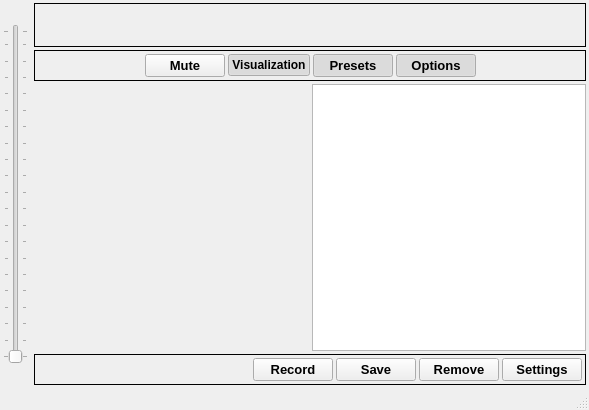
<?xml version="1.0" encoding="UTF-8"?>
<ui version="4.0">
 <class>MainWindow</class>
 <widget class="QMainWindow" name="MainWindow">
  <property name="geometry">
   <rect>
    <x>0</x>
    <y>0</y>
    <width>589</width>
    <height>410</height>
   </rect>
  </property>
  <property name="sizePolicy">
   <sizepolicy hsizetype="Preferred" vsizetype="Preferred">
    <horstretch>0</horstretch>
    <verstretch>0</verstretch>
   </sizepolicy>
  </property>
  <property name="baseSize">
   <size>
    <width>600</width>
    <height>400</height>
   </size>
  </property>
  <property name="windowTitle">
   <string>Finny - the RadioShark2 Manager</string>
  </property>
  <property name="windowIcon">
   <iconset resource="../finny.qrc">
    <normaloff>:/finny/assets/radioshark.png</normaloff>:/finny/assets/radioshark.png</iconset>
  </property>
  <property name="iconSize">
   <size>
    <width>24</width>
    <height>24</height>
   </size>
  </property>
  <property name="animated">
   <bool>true</bool>
  </property>
  <widget class="QWidget" name="centralwidget">
   <property name="sizePolicy">
    <sizepolicy hsizetype="Minimum" vsizetype="Minimum">
     <horstretch>0</horstretch>
     <verstretch>100</verstretch>
    </sizepolicy>
   </property>
   <property name="baseSize">
    <size>
     <width>0</width>
     <height>200</height>
    </size>
   </property>
   <property name="autoFillBackground">
    <bool>true</bool>
   </property>
   <layout class="QVBoxLayout" name="verticalLayout" stretch="0">
    <property name="spacing">
     <number>0</number>
    </property>
    <property name="leftMargin">
     <number>3</number>
    </property>
    <property name="topMargin">
     <number>0</number>
    </property>
    <property name="rightMargin">
     <number>0</number>
    </property>
    <property name="bottomMargin">
     <number>0</number>
    </property>
    <item>
     <widget class="QWidget" name="widget_2" native="true">
      <layout class="QHBoxLayout" name="horizontalLayout_8">
       <property name="spacing">
        <number>3</number>
       </property>
       <property name="margin">
        <number>0</number>
       </property>
       <item>
        <widget class="QWidget" name="widget" native="true">
         <layout class="QHBoxLayout" name="horizontalLayout_3">
          <property name="spacing">
           <number>0</number>
          </property>
          <property name="leftMargin">
           <number>0</number>
          </property>
          <property name="topMargin">
           <number>24</number>
          </property>
          <property name="rightMargin">
           <number>0</number>
          </property>
          <property name="bottomMargin">
           <number>24</number>
          </property>
          <item>
           <widget class="QSlider" name="Volume">
            <property name="font">
             <font>
              <weight>50</weight>
              <bold>false</bold>
             </font>
            </property>
            <property name="singleStep">
             <number>5</number>
            </property>
            <property name="orientation">
             <enum>Qt::Vertical</enum>
            </property>
            <property name="invertedAppearance">
             <bool>false</bool>
            </property>
            <property name="invertedControls">
             <bool>false</bool>
            </property>
            <property name="tickPosition">
             <enum>QSlider::TicksBothSides</enum>
            </property>
           </widget>
          </item>
         </layout>
        </widget>
       </item>
       <item>
        <widget class="QWidget" name="widget_3" native="true">
         <layout class="QVBoxLayout" name="verticalLayout_3">
          <property name="spacing">
           <number>3</number>
          </property>
          <property name="margin">
           <number>3</number>
          </property>
          <item>
           <widget class="QFrame" name="ControlsPanel">
            <property name="sizePolicy">
             <sizepolicy hsizetype="Preferred" vsizetype="Fixed">
              <horstretch>0</horstretch>
              <verstretch>0</verstretch>
             </sizepolicy>
            </property>
            <property name="frameShape">
             <enum>QFrame::Box</enum>
            </property>
            <layout class="QHBoxLayout" name="horizontalLayout_2">
             <property name="spacing">
              <number>3</number>
             </property>
             <property name="margin">
              <number>3</number>
             </property>
             <item>
              <widget class="QPushButton" name="FastUp">
               <property name="sizePolicy">
                <sizepolicy hsizetype="Preferred" vsizetype="Minimum">
                 <horstretch>0</horstretch>
                 <verstretch>0</verstretch>
                </sizepolicy>
               </property>
               <property name="text">
                <string/>
               </property>
               <property name="icon">
                <iconset resource="../finny.qrc">
                 <normaloff>:/finny/assets/fast_left_arrow.png</normaloff>:/finny/assets/fast_left_arrow.png</iconset>
               </property>
               <property name="iconSize">
                <size>
                 <width>56</width>
                 <height>56</height>
                </size>
               </property>
               <property name="autoRepeat">
                <bool>true</bool>
               </property>
               <property name="autoExclusive">
                <bool>true</bool>
               </property>
               <property name="autoRepeatDelay">
                <number>1000</number>
               </property>
               <property name="flat">
                <bool>true</bool>
               </property>
              </widget>
             </item>
             <item>
              <widget class="QPushButton" name="FreqUp">
               <property name="sizePolicy">
                <sizepolicy hsizetype="Fixed" vsizetype="Minimum">
                 <horstretch>0</horstretch>
                 <verstretch>0</verstretch>
                </sizepolicy>
               </property>
               <property name="mouseTracking">
                <bool>true</bool>
               </property>
               <property name="text">
                <string/>
               </property>
               <property name="icon">
                <iconset resource="../finny.qrc">
                 <normaloff>:/finny/assets/left_arrow.png</normaloff>:/finny/assets/left_arrow.png</iconset>
               </property>
               <property name="iconSize">
                <size>
                 <width>56</width>
                 <height>56</height>
                </size>
               </property>
               <property name="autoRepeat">
                <bool>true</bool>
               </property>
               <property name="autoExclusive">
                <bool>true</bool>
               </property>
               <property name="autoRepeatDelay">
                <number>1000</number>
               </property>
               <property name="flat">
                <bool>true</bool>
               </property>
              </widget>
             </item>
             <item>
              <widget class="QPushButton" name="Frequency">
               <property name="sizePolicy">
                <sizepolicy hsizetype="Fixed" vsizetype="Minimum">
                 <horstretch>0</horstretch>
                 <verstretch>0</verstretch>
                </sizepolicy>
               </property>
               <property name="minimumSize">
                <size>
                 <width>150</width>
                 <height>0</height>
                </size>
               </property>
               <property name="maximumSize">
                <size>
                 <width>150</width>
                 <height>16777215</height>
                </size>
               </property>
               <property name="baseSize">
                <size>
                 <width>150</width>
                 <height>75</height>
                </size>
               </property>
               <property name="font">
                <font>
                 <pointsize>18</pointsize>
                 <weight>75</weight>
                 <bold>true</bold>
                </font>
               </property>
               <property name="text">
                <string/>
               </property>
               <property name="flat">
                <bool>true</bool>
               </property>
              </widget>
             </item>
             <item>
              <widget class="QPushButton" name="FreqDown">
               <property name="sizePolicy">
                <sizepolicy hsizetype="Fixed" vsizetype="Minimum">
                 <horstretch>0</horstretch>
                 <verstretch>0</verstretch>
                </sizepolicy>
               </property>
               <property name="layoutDirection">
                <enum>Qt::RightToLeft</enum>
               </property>
               <property name="text">
                <string/>
               </property>
               <property name="icon">
                <iconset resource="../finny.qrc">
                 <normaloff>:/finny/assets/right_arrow.png</normaloff>:/finny/assets/right_arrow.png</iconset>
               </property>
               <property name="iconSize">
                <size>
                 <width>56</width>
                 <height>56</height>
                </size>
               </property>
               <property name="autoRepeat">
                <bool>true</bool>
               </property>
               <property name="autoExclusive">
                <bool>true</bool>
               </property>
               <property name="autoRepeatDelay">
                <number>1000</number>
               </property>
               <property name="flat">
                <bool>true</bool>
               </property>
              </widget>
             </item>
             <item>
              <widget class="QPushButton" name="FastDown">
               <property name="sizePolicy">
                <sizepolicy hsizetype="Preferred" vsizetype="Minimum">
                 <horstretch>0</horstretch>
                 <verstretch>0</verstretch>
                </sizepolicy>
               </property>
               <property name="text">
                <string/>
               </property>
               <property name="icon">
                <iconset resource="../finny.qrc">
                 <normaloff>:/finny/assets/fast_right_arrow.png</normaloff>:/finny/assets/fast_right_arrow.png</iconset>
               </property>
               <property name="iconSize">
                <size>
                 <width>56</width>
                 <height>56</height>
                </size>
               </property>
               <property name="autoRepeat">
                <bool>true</bool>
               </property>
               <property name="autoExclusive">
                <bool>true</bool>
               </property>
               <property name="autoRepeatDelay">
                <number>1000</number>
               </property>
               <property name="flat">
                <bool>true</bool>
               </property>
              </widget>
             </item>
            </layout>
           </widget>
          </item>
          <item>
           <widget class="QFrame" name="ButtonsPanel">
            <property name="sizePolicy">
             <sizepolicy hsizetype="Preferred" vsizetype="Fixed">
              <horstretch>0</horstretch>
              <verstretch>0</verstretch>
             </sizepolicy>
            </property>
            <property name="frameShape">
             <enum>QFrame::Box</enum>
            </property>
            <property name="frameShadow">
             <enum>QFrame::Plain</enum>
            </property>
            <layout class="QHBoxLayout" name="horizontalLayout_4">
             <property name="spacing">
              <number>3</number>
             </property>
             <property name="margin">
              <number>3</number>
             </property>
             <item>
              <spacer name="horizontalSpacer_2">
               <property name="orientation">
                <enum>Qt::Horizontal</enum>
               </property>
               <property name="sizeHint" stdset="0">
                <size>
                 <width>40</width>
                 <height>20</height>
                </size>
               </property>
              </spacer>
             </item>
             <item>
              <widget class="QPushButton" name="Mute">
               <property name="font">
                <font>
                 <pointsize>10</pointsize>
                 <weight>75</weight>
                 <bold>true</bold>
                </font>
               </property>
               <property name="text">
                <string>Mute</string>
               </property>
               <property name="icon">
                <iconset resource="../finny.qrc">
                 <normaloff>:/finny/assets/sound_on.png</normaloff>
                 <activeon>:/finny/assets/sound_off.png</activeon>:/finny/assets/sound_on.png</iconset>
               </property>
               <property name="checkable">
                <bool>true</bool>
               </property>
              </widget>
             </item>
             <item>
              <widget class="QPushButton" name="ShowVisualization">
               <property name="font">
                <font>
                 <weight>75</weight>
                 <bold>true</bold>
                </font>
               </property>
               <property name="text">
                <string>Visualization</string>
               </property>
               <property name="icon">
                <iconset resource="../finny.qrc">
                 <normaloff>:/finny/assets/vizualization.png</normaloff>:/finny/assets/vizualization.png</iconset>
               </property>
               <property name="checkable">
                <bool>true</bool>
               </property>
               <property name="checked">
                <bool>true</bool>
               </property>
              </widget>
             </item>
             <item>
              <widget class="QPushButton" name="ShowPresets">
               <property name="font">
                <font>
                 <pointsize>10</pointsize>
                 <weight>75</weight>
                 <bold>true</bold>
                </font>
               </property>
               <property name="text">
                <string>Presets</string>
               </property>
               <property name="icon">
                <iconset resource="../finny.qrc">
                 <normaloff>:/finny/assets/onebit_39.png</normaloff>:/finny/assets/onebit_39.png</iconset>
               </property>
               <property name="checkable">
                <bool>true</bool>
               </property>
               <property name="checked">
                <bool>true</bool>
               </property>
              </widget>
             </item>
             <item>
              <widget class="QPushButton" name="ShowOptions">
               <property name="font">
                <font>
                 <pointsize>10</pointsize>
                 <weight>75</weight>
                 <bold>true</bold>
                </font>
               </property>
               <property name="text">
                <string>Options</string>
               </property>
               <property name="icon">
                <iconset resource="../finny.qrc">
                 <normaloff>:/finny/assets/onebit_44.png</normaloff>:/finny/assets/onebit_44.png</iconset>
               </property>
               <property name="checkable">
                <bool>true</bool>
               </property>
               <property name="checked">
                <bool>true</bool>
               </property>
              </widget>
             </item>
             <item>
              <spacer name="horizontalSpacer">
               <property name="orientation">
                <enum>Qt::Horizontal</enum>
               </property>
               <property name="sizeHint" stdset="0">
                <size>
                 <width>40</width>
                 <height>20</height>
                </size>
               </property>
              </spacer>
             </item>
            </layout>
           </widget>
          </item>
          <item>
           <widget class="QWidget" name="DisplayWidget" native="true">
            <property name="sizePolicy">
             <sizepolicy hsizetype="Preferred" vsizetype="Minimum">
              <horstretch>0</horstretch>
              <verstretch>0</verstretch>
             </sizepolicy>
            </property>
            <layout class="QHBoxLayout" name="horizontalLayout">
             <property name="spacing">
              <number>3</number>
             </property>
             <property name="margin">
              <number>0</number>
             </property>
             <item>
              <widget class="QWidget" name="Visualization" native="true"/>
             </item>
             <item>
              <widget class="QListView" name="Presets">
               <property name="sizePolicy">
                <sizepolicy hsizetype="Preferred" vsizetype="Preferred">
                 <horstretch>0</horstretch>
                 <verstretch>0</verstretch>
                </sizepolicy>
               </property>
               <property name="maximumSize">
                <size>
                 <width>16777215</width>
                 <height>16777215</height>
                </size>
               </property>
               <property name="font">
                <font>
                 <pointsize>14</pointsize>
                </font>
               </property>
               <property name="horizontalScrollBarPolicy">
                <enum>Qt::ScrollBarAlwaysOff</enum>
               </property>
               <property name="alternatingRowColors">
                <bool>true</bool>
               </property>
              </widget>
             </item>
            </layout>
           </widget>
          </item>
          <item>
           <widget class="QFrame" name="Options">
            <property name="sizePolicy">
             <sizepolicy hsizetype="Preferred" vsizetype="Maximum">
              <horstretch>0</horstretch>
              <verstretch>0</verstretch>
             </sizepolicy>
            </property>
            <property name="frameShape">
             <enum>QFrame::Box</enum>
            </property>
            <layout class="QHBoxLayout" name="horizontalLayout_5">
             <property name="spacing">
              <number>3</number>
             </property>
             <property name="margin">
              <number>3</number>
             </property>
             <item>
              <widget class="QLabel" name="ERRORS">
               <property name="text">
                <string/>
               </property>
              </widget>
             </item>
             <item>
              <spacer name="horizontalSpacer_5">
               <property name="orientation">
                <enum>Qt::Horizontal</enum>
               </property>
               <property name="sizeHint" stdset="0">
                <size>
                 <width>40</width>
                 <height>20</height>
                </size>
               </property>
              </spacer>
             </item>
             <item>
              <widget class="QPushButton" name="Record">
               <property name="font">
                <font>
                 <pointsize>10</pointsize>
                 <weight>75</weight>
                 <bold>true</bold>
                </font>
               </property>
               <property name="text">
                <string>Record</string>
               </property>
               <property name="icon">
                <iconset resource="../finny.qrc">
                 <normaloff>:/finny/assets/onebit_12.png</normaloff>:/finny/assets/onebit_12.png</iconset>
               </property>
               <property name="checkable">
                <bool>true</bool>
               </property>
              </widget>
             </item>
             <item>
              <widget class="QPushButton" name="SavePreset">
               <property name="font">
                <font>
                 <pointsize>10</pointsize>
                 <weight>75</weight>
                 <bold>true</bold>
                </font>
               </property>
               <property name="text">
                <string>Save</string>
               </property>
               <property name="icon">
                <iconset resource="../finny.qrc">
                 <normaloff>:/finny/assets/onebit_34.png</normaloff>:/finny/assets/onebit_34.png</iconset>
               </property>
              </widget>
             </item>
             <item>
              <widget class="QPushButton" name="RemovePreset">
               <property name="font">
                <font>
                 <pointsize>10</pointsize>
                 <weight>75</weight>
                 <bold>true</bold>
                </font>
               </property>
               <property name="text">
                <string>Remove</string>
               </property>
               <property name="icon">
                <iconset resource="../finny.qrc">
                 <normaloff>:/finny/assets/onebit_33.png</normaloff>:/finny/assets/onebit_33.png</iconset>
               </property>
              </widget>
             </item>
             <item>
              <widget class="QPushButton" name="Settings">
               <property name="font">
                <font>
                 <pointsize>10</pointsize>
                 <weight>75</weight>
                 <bold>true</bold>
                </font>
               </property>
               <property name="text">
                <string>Settings</string>
               </property>
               <property name="icon">
                <iconset resource="../finny.qrc">
                 <normaloff>:/finny/assets/settings.png</normaloff>:/finny/assets/settings.png</iconset>
               </property>
              </widget>
             </item>
            </layout>
           </widget>
          </item>
         </layout>
        </widget>
       </item>
      </layout>
     </widget>
    </item>
   </layout>
  </widget>
  <widget class="QStatusBar" name="statusbar">
   <property name="sizePolicy">
    <sizepolicy hsizetype="Preferred" vsizetype="Minimum">
     <horstretch>0</horstretch>
     <verstretch>0</verstretch>
    </sizepolicy>
   </property>
  </widget>
  <action name="actionStart_Recording">
   <property name="text">
    <string>Start Recording</string>
   </property>
  </action>
  <action name="actionStop_Recording">
   <property name="text">
    <string>Stop Recording</string>
   </property>
  </action>
  <action name="actionSettings">
   <property name="text">
    <string>Settings</string>
   </property>
  </action>
  <action name="actionAbout">
   <property name="text">
    <string>About</string>
   </property>
  </action>
 </widget>
 <resources>
  <include location="../finny.qrc"/>
 </resources>
 <connections>
  <connection>
   <sender>FreqUp</sender>
   <signal>pressed()</signal>
   <receiver>MainWindow</receiver>
   <slot>OnFreqUp()</slot>
   <hints>
    <hint type="sourcelabel">
     <x>165</x>
     <y>92</y>
    </hint>
    <hint type="destinationlabel">
     <x>408</x>
     <y>231</y>
    </hint>
   </hints>
  </connection>
  <connection>
   <sender>FreqDown</sender>
   <signal>pressed()</signal>
   <receiver>MainWindow</receiver>
   <slot>OnFreqDown()</slot>
   <hints>
    <hint type="sourcelabel">
     <x>370</x>
     <y>92</y>
    </hint>
    <hint type="destinationlabel">
     <x>408</x>
     <y>231</y>
    </hint>
   </hints>
  </connection>
  <connection>
   <sender>Mute</sender>
   <signal>toggled(bool)</signal>
   <receiver>Volume</receiver>
   <slot>setDisabled(bool)</slot>
   <hints>
    <hint type="sourcelabel">
     <x>401</x>
     <y>130</y>
    </hint>
    <hint type="destinationlabel">
     <x>497</x>
     <y>277</y>
    </hint>
   </hints>
  </connection>
  <connection>
   <sender>Volume</sender>
   <signal>valueChanged(int)</signal>
   <receiver>MainWindow</receiver>
   <slot>OnVolume(int)</slot>
   <hints>
    <hint type="sourcelabel">
     <x>492</x>
     <y>277</y>
    </hint>
    <hint type="destinationlabel">
     <x>411</x>
     <y>238</y>
    </hint>
   </hints>
  </connection>
  <connection>
   <sender>Mute</sender>
   <signal>toggled(bool)</signal>
   <receiver>MainWindow</receiver>
   <slot>OnMute(bool)</slot>
   <hints>
    <hint type="sourcelabel">
     <x>401</x>
     <y>130</y>
    </hint>
    <hint type="destinationlabel">
     <x>411</x>
     <y>238</y>
    </hint>
   </hints>
  </connection>
  <connection>
   <sender>Presets</sender>
   <signal>clicked(QModelIndex)</signal>
   <receiver>MainWindow</receiver>
   <slot>OnPreset(QModelIndex)</slot>
   <hints>
    <hint type="sourcelabel">
     <x>250</x>
     <y>236</y>
    </hint>
    <hint type="destinationlabel">
     <x>267</x>
     <y>195</y>
    </hint>
   </hints>
  </connection>
  <connection>
   <sender>FastUp</sender>
   <signal>pressed()</signal>
   <receiver>MainWindow</receiver>
   <slot>OnFastUp()</slot>
   <hints>
    <hint type="sourcelabel">
     <x>117</x>
     <y>73</y>
    </hint>
    <hint type="destinationlabel">
     <x>293</x>
     <y>205</y>
    </hint>
   </hints>
  </connection>
  <connection>
   <sender>FastDown</sender>
   <signal>pressed()</signal>
   <receiver>MainWindow</receiver>
   <slot>OnFastDown()</slot>
   <hints>
    <hint type="sourcelabel">
     <x>506</x>
     <y>73</y>
    </hint>
    <hint type="destinationlabel">
     <x>293</x>
     <y>205</y>
    </hint>
   </hints>
  </connection>
  <connection>
   <sender>Frequency</sender>
   <signal>pressed()</signal>
   <receiver>MainWindow</receiver>
   <slot>OnBandChange()</slot>
   <hints>
    <hint type="sourcelabel">
     <x>321</x>
     <y>49</y>
    </hint>
    <hint type="destinationlabel">
     <x>304</x>
     <y>175</y>
    </hint>
   </hints>
  </connection>
  <connection>
   <sender>ShowPresets</sender>
   <signal>toggled(bool)</signal>
   <receiver>Presets</receiver>
   <slot>setVisible(bool)</slot>
   <hints>
    <hint type="sourcelabel">
     <x>382</x>
     <y>117</y>
    </hint>
    <hint type="destinationlabel">
     <x>461</x>
     <y>213</y>
    </hint>
   </hints>
  </connection>
  <connection>
   <sender>ShowVisualization</sender>
   <signal>toggled(bool)</signal>
   <receiver>Visualization</receiver>
   <slot>setVisible(bool)</slot>
   <hints>
    <hint type="sourcelabel">
     <x>242</x>
     <y>112</y>
    </hint>
    <hint type="destinationlabel">
     <x>177</x>
     <y>241</y>
    </hint>
   </hints>
  </connection>
  <connection>
   <sender>ShowOptions</sender>
   <signal>toggled(bool)</signal>
   <receiver>Options</receiver>
   <slot>setVisible(bool)</slot>
   <hints>
    <hint type="sourcelabel">
     <x>479</x>
     <y>112</y>
    </hint>
    <hint type="destinationlabel">
     <x>311</x>
     <y>362</y>
    </hint>
   </hints>
  </connection>
  <connection>
   <sender>Settings</sender>
   <signal>clicked()</signal>
   <receiver>MainWindow</receiver>
   <slot>OnSettings()</slot>
   <hints>
    <hint type="sourcelabel">
     <x>528</x>
     <y>362</y>
    </hint>
    <hint type="destinationlabel">
     <x>294</x>
     <y>204</y>
    </hint>
   </hints>
  </connection>
  <connection>
   <sender>SavePreset</sender>
   <signal>clicked()</signal>
   <receiver>MainWindow</receiver>
   <slot>OnSavePreset()</slot>
   <hints>
    <hint type="sourcelabel">
     <x>322</x>
     <y>362</y>
    </hint>
    <hint type="destinationlabel">
     <x>294</x>
     <y>204</y>
    </hint>
   </hints>
  </connection>
  <connection>
   <sender>RemovePreset</sender>
   <signal>clicked()</signal>
   <receiver>MainWindow</receiver>
   <slot>OnRemovePreset()</slot>
   <hints>
    <hint type="sourcelabel">
     <x>420</x>
     <y>362</y>
    </hint>
    <hint type="destinationlabel">
     <x>294</x>
     <y>204</y>
    </hint>
   </hints>
  </connection>
  <connection>
   <sender>Record</sender>
   <signal>toggled(bool)</signal>
   <receiver>MainWindow</receiver>
   <slot>OnRecord(bool)</slot>
   <hints>
    <hint type="sourcelabel">
     <x>228</x>
     <y>362</y>
    </hint>
    <hint type="destinationlabel">
     <x>294</x>
     <y>204</y>
    </hint>
   </hints>
  </connection>
  <connection>
   <sender>ShowPresets</sender>
   <signal>toggled(bool)</signal>
   <receiver>SavePreset</receiver>
   <slot>setVisible(bool)</slot>
   <hints>
    <hint type="sourcelabel">
     <x>374</x>
     <y>100</y>
    </hint>
    <hint type="destinationlabel">
     <x>322</x>
     <y>362</y>
    </hint>
   </hints>
  </connection>
  <connection>
   <sender>ShowPresets</sender>
   <signal>toggled(bool)</signal>
   <receiver>RemovePreset</receiver>
   <slot>setVisible(bool)</slot>
   <hints>
    <hint type="sourcelabel">
     <x>374</x>
     <y>100</y>
    </hint>
    <hint type="destinationlabel">
     <x>420</x>
     <y>362</y>
    </hint>
   </hints>
  </connection>
 </connections>
 <slots>
  <slot>OnFreqUp()</slot>
  <slot>OnFreqDown()</slot>
  <slot>OnFM()</slot>
  <slot>OnAM()</slot>
  <slot>OnVolume(int)</slot>
  <slot>OnMute(bool)</slot>
  <slot>OnRecord(bool)</slot>
  <slot>OnFMAM(bool)</slot>
  <slot>OnSavePreset()</slot>
  <slot>OnPreset(QModelIndex)</slot>
  <slot>OnSettings()</slot>
  <slot>OnFastUp()</slot>
  <slot>OnFastDown()</slot>
  <slot>OnRemovePreset()</slot>
  <slot>OnBandChange()</slot>
 </slots>
</ui>
